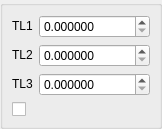
<?xml version="1.0" encoding="UTF-8"?>
<ui version="4.0">
 <class>DlgRef_3Spin1Check_QTD</class>
 <widget class="QWidget" name="DlgRef_3Spin1Check_QTD">
  <property name="geometry">
   <rect>
    <x>0</x>
    <y>0</y>
    <width>114</width>
    <height>116</height>
   </rect>
  </property>
  <property name="windowTitle">
   <string/>
  </property>
  <layout class="QGridLayout">
   <property name="margin">
    <number>0</number>
   </property>
   <property name="spacing">
    <number>0</number>
   </property>
   <item row="0" column="0">
    <widget class="QGroupBox" name="GroupBox1">
     <property name="title">
      <string/>
     </property>
     <layout class="QGridLayout">
      <property name="margin">
       <number>9</number>
      </property>
      <property name="spacing">
       <number>6</number>
      </property>
      <item row="3" column="0" colspan="2">
       <widget class="QCheckBox" name="CheckButton1">
        <property name="text">
         <string/>
        </property>
       </widget>
      </item>
      <item row="2" column="0">
       <widget class="QLabel" name="TextLabel3">
        <property name="sizePolicy">
         <sizepolicy hsizetype="Fixed" vsizetype="Fixed">
          <horstretch>0</horstretch>
          <verstretch>0</verstretch>
         </sizepolicy>
        </property>
        <property name="text">
         <string>TL3</string>
        </property>
        <property name="wordWrap">
         <bool>false</bool>
        </property>
       </widget>
      </item>
      <item row="1" column="0">
       <widget class="QLabel" name="TextLabel2">
        <property name="sizePolicy">
         <sizepolicy hsizetype="Fixed" vsizetype="Fixed">
          <horstretch>0</horstretch>
          <verstretch>0</verstretch>
         </sizepolicy>
        </property>
        <property name="text">
         <string>TL2</string>
        </property>
        <property name="wordWrap">
         <bool>false</bool>
        </property>
       </widget>
      </item>
      <item row="0" column="0">
       <widget class="QLabel" name="TextLabel1">
        <property name="sizePolicy">
         <sizepolicy hsizetype="Fixed" vsizetype="Fixed">
          <horstretch>0</horstretch>
          <verstretch>0</verstretch>
         </sizepolicy>
        </property>
        <property name="text">
         <string>TL1</string>
        </property>
        <property name="wordWrap">
         <bool>false</bool>
        </property>
       </widget>
      </item>
      <item row="0" column="1">
       <widget class="SalomeApp_DoubleSpinBox" name="SpinBox_DX">
        <property name="decimals">
         <number>6</number>
        </property>
        <property name="maximum">
         <double>1000000000.000000000000000</double>
        </property>
       </widget>
      </item>
      <item row="1" column="1">
       <widget class="SalomeApp_DoubleSpinBox" name="SpinBox_DY">
        <property name="decimals">
         <number>6</number>
        </property>
        <property name="maximum">
         <double>1000000000.000000000000000</double>
        </property>
       </widget>
      </item>
      <item row="2" column="1">
       <widget class="SalomeApp_DoubleSpinBox" name="SpinBox_DZ">
        <property name="decimals">
         <number>6</number>
        </property>
        <property name="maximum">
         <double>1000000000.000000000000000</double>
        </property>
       </widget>
      </item>
     </layout>
    </widget>
   </item>
  </layout>
 </widget>
 <layoutdefault spacing="6" margin="11"/>
 <pixmapfunction>qPixmapFromMimeSource</pixmapfunction>
 <customwidgets>
  <customwidget>
   <class>SalomeApp_DoubleSpinBox</class>
   <extends>QDoubleSpinBox</extends>
   <header location="global">SalomeApp_DoubleSpinBox.h</header>
  </customwidget>
 </customwidgets>
 <tabstops>
  <tabstop>SpinBox_DX</tabstop>
  <tabstop>SpinBox_DY</tabstop>
  <tabstop>SpinBox_DZ</tabstop>
  <tabstop>CheckButton1</tabstop>
 </tabstops>
 <resources/>
 <connections/>
</ui>
